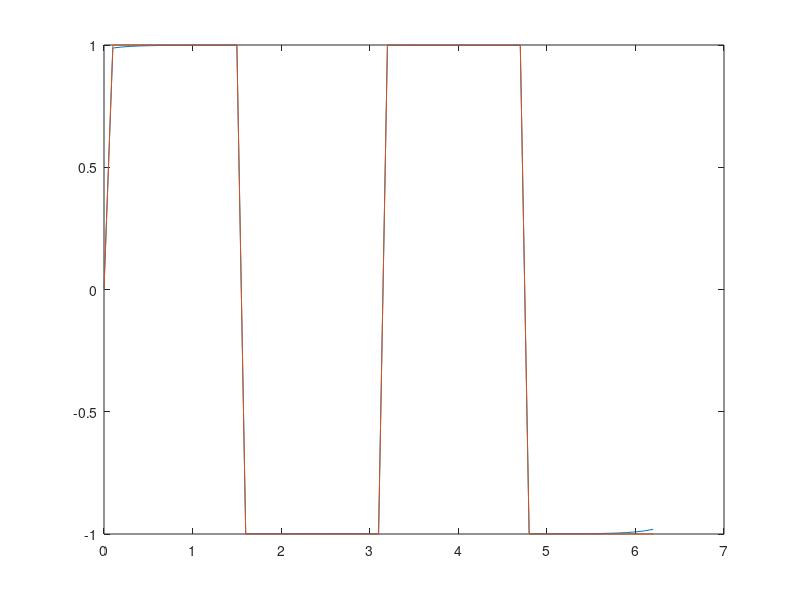
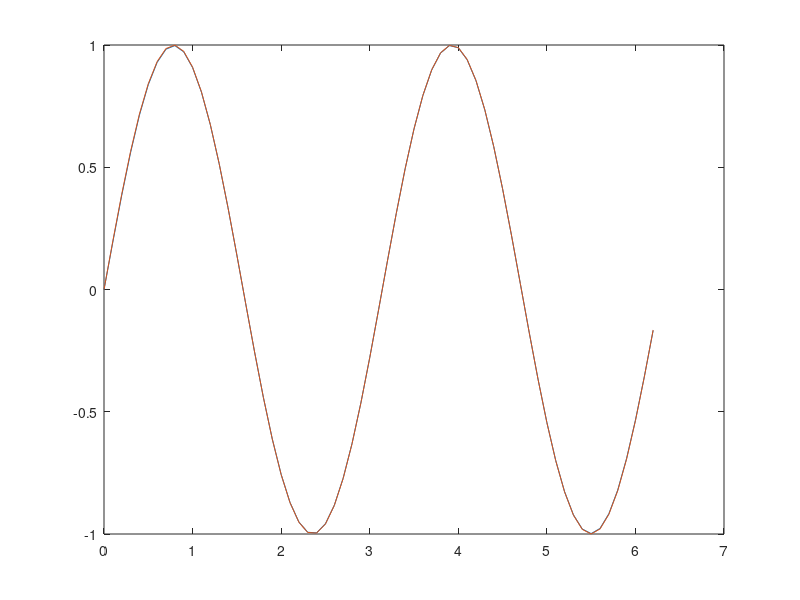

Reproduce these figures in MATLAB, in order.
%
%3.1 Test
clear all
close all

x_input = 0:0.1:2*pi;
x_test = 6:5:61;

f_sin = (sin(2*x_input));
f_square = sign(2*f_sin);

%With added noise
% f_sin = (sin(2*x_input))+ randn(1,length(x_input))*0.05;
% f_square = sign(2*f_sin)+ randn(1,length(x_input))*0.05;

n_nodes = 50;
epochs = 100;
eta = 0.005;
holdout = 5;

w_r = 0.1 *randn(1,n_nodes)';
w_s = 0.1 *randn(1,n_nodes)';

% mu_r = zeros(1,n_nodes)';
% mu_s = zeros(1,n_nodes)';
mu_r = linspace(0,2*pi,n_nodes)'; 
mu_s = linspace(0,2*pi,n_nodes)';

sigma_r = ones(1,n_nodes)'*1;
sigma_s = ones(1,n_nodes)'*1;

rbf_nodes_r = exp(-(x_input-mu_r).^2./(2*sigma_r));
rbf_nodes_s = exp(-(x_input-mu_s).^2./(2*sigma_s));

residual_r = [];
residual_s = [];

for k = 1:epochs

output_r = sum(w_r.*rbf_nodes_r);
output_s = sum(w_s.*rbf_nodes_s);

ksi_r = 0.5*(output_r - f_square).^2;
ksi_s = 0.5*(output_s - f_sin).^2;
    
e_r = (f_square - output_r);
e_s = (f_sin - output_s);

delta_r = eta*e_r.*rbf_nodes_r;
delta_s = eta*e_s.*rbf_nodes_s;

w_r = w_r + delta_r;
w_s = w_s + delta_s;


diff_r = mean((output_r - f_square).^2);
diff_s = mean((output_s - f_sin).^2);

output_r_update = sum(w_r.*rbf_nodes_r);
output_s_update = sum(w_s.*rbf_nodes_s);

residual_r = [residual_r,mean(abs(output_r_update(x_test) - f_square(x_test)))];
residual_s = [residual_s,mean(abs(output_s_update(x_test) - f_sin(x_test)))];

% plot(x_input,output_r_update)
% hold on
% plot(x_input,f_square)
% hold off
% drawnow
% 
% pause(0.2)

end

plot(x_input,output_r)
hold on
plot(x_input,f_square)

figure()
plot(x_input,output_s)
hold on
plot(x_input,f_sin)

residual_r_step = mean(abs(sign(output_r_update(x_test)) - f_square(x_test)))
% residual_s = mean(abs(output_s_update(x_test) - f_sin(x_test)))